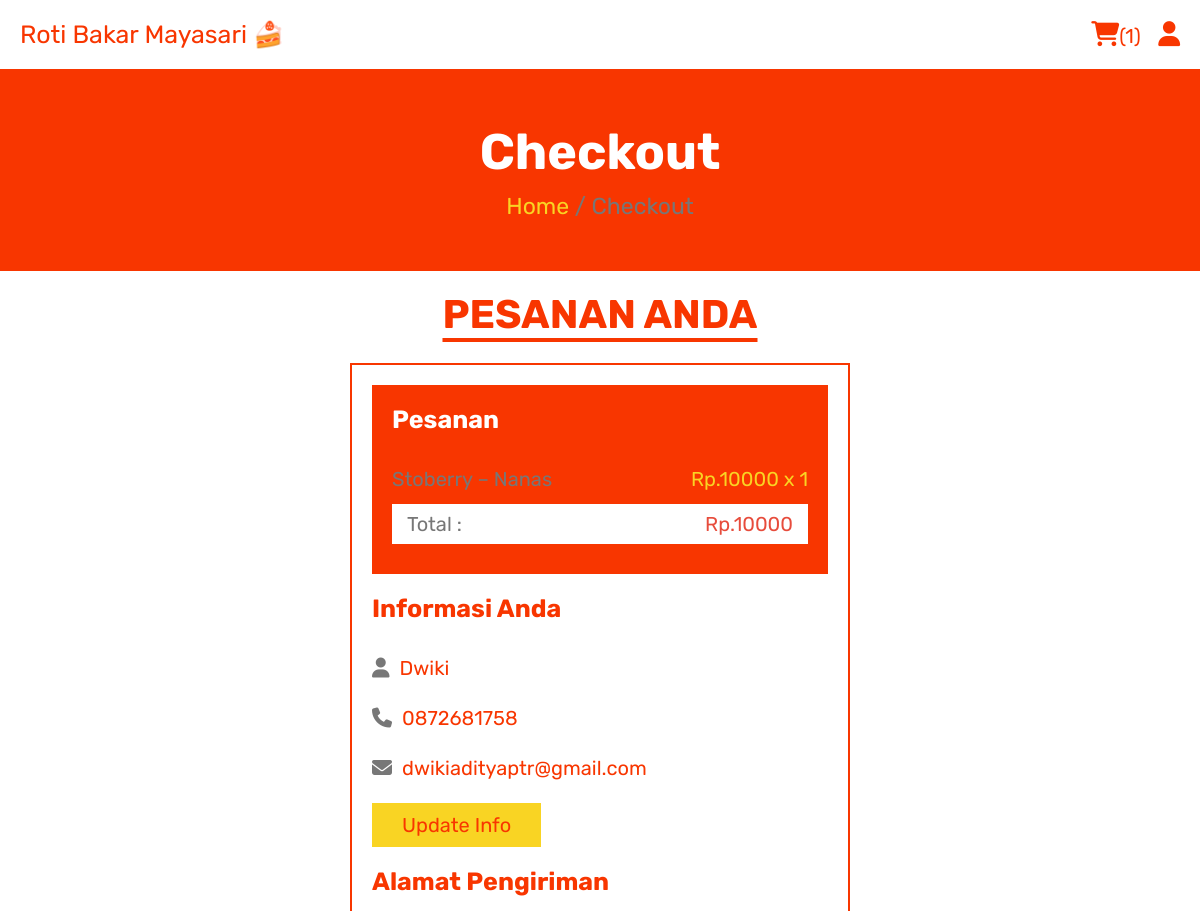
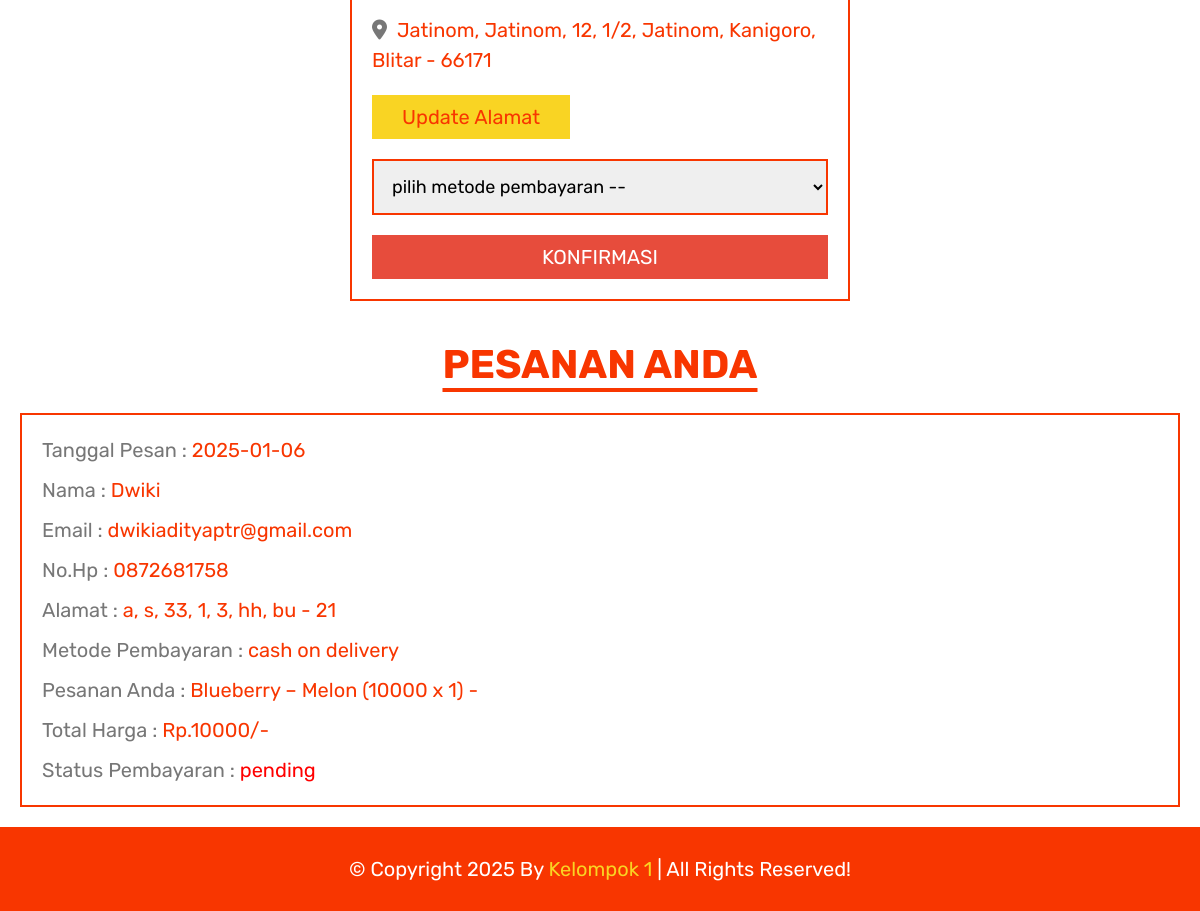
Page /checkout.php (signed in) on the committed database (2 pictures, top to bottom).
### tables this page shows
CREATE TABLE `cart` (
  `id` int(100) NOT NULL,
  `user_id` int(100) NOT NULL,
  `pid` int(100) NOT NULL,
  `name` varchar(100) NOT NULL,
  `price` int(10) NOT NULL,
  `quantity` int(10) NOT NULL,
  `image` varchar(100) NOT NULL
);

CREATE TABLE `users` (
  `id` int(100) NOT NULL,
  `name` varchar(20) NOT NULL,
  `email` varchar(50) NOT NULL,
  `number` varchar(10) NOT NULL,
  `password` varchar(50) NOT NULL,
  `address` varchar(500) NOT NULL
);

CREATE TABLE `orders` (
  `id` int(100) NOT NULL,
  `user_id` int(100) NOT NULL,
  `name` varchar(20) NOT NULL,
  `number` varchar(10) NOT NULL,
  `email` varchar(50) NOT NULL,
  `method` varchar(50) NOT NULL,
  `address` varchar(500) NOT NULL,
  `total_products` varchar(1000) NOT NULL,
  `total_price` int(100) NOT NULL,
  `placed_on` date NOT NULL DEFAULT current_timestamp(),
  `payment_status` varchar(20) NOT NULL DEFAULT 'pending'
);

### checkout.php (the view, shortened to what this page needs)
<?php
include 'components/connect.php';
if(isset($_SESSION['user_id'])){
   $user_id = $_SESSION['user_id'];
}else{
   $user_id = '';
   header('location:home.php');
};
?>
<!DOCTYPE html>
<html lang="en">
<head>
   <link rel="stylesheet" href="https://cdnjs.cloudflare.com/ajax/libs/font-awesome/6.1.1/css/all.min.css">
   <link rel="stylesheet" href="css/style.css">
</head>
<body>
<?php include 'components/user_header.php'; ?>
<div class="heading">
   <h3>checkout</h3>
   <p><a href="home.php">Home</a> <span> / Checkout</span></p>
</div>
<section class="checkout">
   <h1 class="title">Pesanan Anda</h1>
<form action="" method="post">
   <div class="cart-items">
      <h3>Pesanan</h3>
      <?php
         $grand_total = 0;
         $select_cart = $conn->prepare("SELECT * FROM `cart` WHERE user_id = ?");
         $select_cart->execute([$user_id]);
         if($select_cart->rowCount() > 0){
            while($fetch_cart = $select_cart->fetch(PDO::FETCH_ASSOC)){
               $grand_total += ($fetch_cart['price'] * $fetch_cart['quantity']);
      ?>
      <p><span class="name"><?= $fetch_cart['name']; ?></span><span class="price">Rp.<?= $fetch_cart['price']; ?> x <?= $fetch_cart['quantity']; ?></span></p>
      <?php
            }
         }else{
            echo '<p class="empty">cart anda kosong!</p>';
         }
      ?>
      <p class="grand-total"><span class="name">Total :</span><span class="price">Rp.<?= $grand_total; ?></span></p>
   </div>
   <div class="user-info">
      <h3>Informasi Anda</h3>
      <p><i class="fas fa-user"></i><span><?= $fetch_profile['name'] ?></span></p>
      <p><i class="fas fa-phone"></i><span><?= $fetch_profile['number'] ?></span></p>
      <p><i class="fas fa-envelope"></i><span><?= $fetch_profile['email'] ?></span></p>
      <a href="update_profile.php" class="btn">update info</a>
      <h3>Alamat Pengiriman</h3>
      <p><i class="fas fa-map-marker-alt"></i><span><?php if($fetch_profile['address'] == ''){echo 'please enter your address';}else{echo $fetch_profile['address'];} ?></span></p>
      <a href="update_address.php" class="btn">update alamat</a>
      <select name="method" class="box" required>
         <option value="" disabled selected>pilih metode pembayaran --</option>
      </select>
      <input type="submit" value="KONFIRMASI" class="btn <?php if($fetch_profile['address'] == ''){echo 'disabled';} ?>" style="width:100%; background:var(--red); color:var(--white);" name="submit">
   </div>
</form>
</section>
<section class="orders">
   <h1 class="title">Pesanan Anda</h1>
   <div class="box-container">
   <?php
      if($user_id == ''){
         echo '<p class="empty">please login to see your orders</p>';
      }else{
         $select_orders = $conn->prepare("SELECT * FROM `orders` WHERE user_id = ?");
         $select_orders->execute([$user_id]);
         if($select_orders->rowCount() > 0){
            while($fetch_orders = $select_orders->fetch(PDO::FETCH_ASSOC)){
   ?>
   <div class="box">
      <p>Tanggal Pesan : <span><?= $fetch_orders['placed_on']; ?></span></p>
      <p>Nama : <span><?= $fetch_orders['name']; ?></span></p>
      <p>Email : <span><?= $fetch_orders['email']; ?></span></p>
      <p>No.Hp : <span><?= $fetch_orders['number']; ?></span></p>
      <p>Alamat : <span><?= $fetch_orders['address']; ?></span></p>
      <p>Metode Pembayaran : <span><?= $fetch_orders['method']; ?></span></p>
      <p>Pesanan Anda : <span><?= $fetch_orders['total_products']; ?></span></p>
      <p>Total Harga : <span>Rp.<?= $fetch_orders['total_price']; ?>/-</span></p>
      <p>Status Pembayaran : <span style="color:<?php if($fetch_orders['payment_status'] == 'pending'){ echo 'red'; }else{ echo 'green'; }; ?>"><?= $fetch_orders['payment_status']; ?></span> </p>
   </div>
   <?php
      }
      }else{
         echo '<p class="empty">no orders placed yet!</p>';
      }
      }
   ?>
   </div>
</section>
<?php include 'components/footer.php'; ?>
</body>
</html>

### css/style.css (style rules this page uses)
:root { --green:#f9d423; --red:#e74c3c; --white:#fff; --black:#f83600; --light-color:#777; --border:.2rem solid var(--black); }
* { font-family: 'Rubik', sans-serif; margin:0; padding:0; box-sizing: border-box; outline: none; border: none; text-decoration: none; }
html { font-size: 62.5%; overflow-x: hidden; scroll-behavior: smooth; stop-opacity: 7rem; }
section { margin:0 auto; max-width: 1200px; padding:2rem; }
.title { text-align: center; margin-bottom: 2.5rem; font-size: 4rem; color:var(--black); text-transform: uppercase; text-decoration: underline; text-underline-offset: 1rem; }
.heading { display: flex; align-items: center; justify-content: center; gap:1rem; flex-flow: column; background-color: var(--black); min-height: 20rem; }
.heading h3 { font-size: 5rem; color:var(--white); text-transform: capitalize; }
.heading p { font-size: 2.3rem; color:var(--light-color); }
.heading p a { color:var(--green); }
.btn, .delete-btn { margin-top: 1rem; display: inline-block; font-size: 2rem; padding:1rem 3rem; cursor: pointer; text-transform: capitalize; transition: .2s linear; }
.btn { background-color: var(--green); color:var(--black); }
.checkout form { max-width: 50rem; margin:0 auto; border:var(--border); padding:2rem; }
.checkout form h3 { font-size: 2.5rem; text-transform: capitalize; padding: 2rem 0; color:var(--black); }
.checkout form .cart-items { background-color: var(--black); padding:2rem; padding-top: 0; }
.checkout form .cart-items h3 { color:var(--white); }
.checkout form .cart-items p { display: flex; align-items: center; gap:1.5rem; justify-content: space-between; margin:1rem 0; line-height: 1.5; font-size: 2rem; }
.checkout form .cart-items p .name { color:var(--light-color); }
.checkout form .cart-items p .price { color:var(--green); }
.checkout form .cart-items .grand-total { background-color: var(--white); padding:.5rem 1.5rem; }
.checkout form .cart-items .grand-total .price { color:var(--red); }
.checkout form .user-info p { font-size: 2rem; line-height: 1.5; padding:1rem 0; }
.checkout form .user-info p i { color:var(--light-color); margin-right: 1rem; }
.checkout form .user-info p span { color:var(--black); }
.checkout form .user-info .box { width: 100%; border:var(--border); padding:1.4rem; margin-top: 2rem; margin-bottom: 1rem; font-size: 1.8rem; }
.orders .box-container { display: flex; flex-wrap: wrap; gap:1.5rem; align-items: flex-start; }
.orders .box-container .box { padding:1rem 2rem; border:var(--border); flex:1 1 40rem; }
.orders .box-container .box p { line-height: 1.5; margin:1rem 0; font-size: 2rem; color:var(--light-color); }
.orders .box-container .box p span { color:var(--black); }

### rows in the picture
cart: price "10000", quantity "1"
users: name "Dwiki", number "0872681758", email "dwikiadityaptr@gmail.com", address "Jatinom, Jatinom, 12, 1/2, Jatinom, Kanigoro, Blitar - 66171", submit "KONFIRMASI"
orders: placed_on "2025-01-06", name "Dwiki", email "dwikiadityaptr@gmail.com", number "0872681758", address "a, s, 33, 1, 3, hh, bu - 21", method "cash on delivery", total_products "Blueberry – Melon (10000 x 1) -", total_price "10000", payment_status "pending"

### other values in the picture
$total_cart_items "1"
$grand_total "10000"
